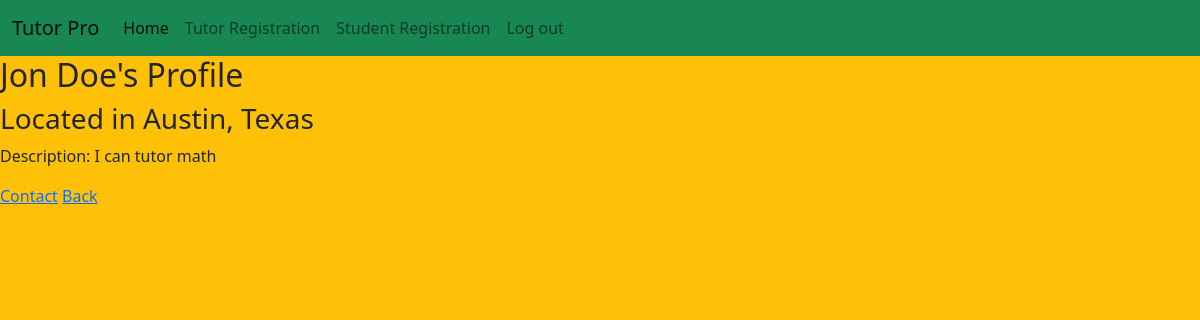
/index/profile_tutor/5, run on the app's committed database.
### main/models.py (models this page shows)
class Tutor_Profile(models.Model):
    first_name = models.CharField(max_length=255)
    last_name = models.CharField(max_length=255)
    email = models.EmailField(unique=True)
    street_addr = models.CharField(max_length=255)
    city = models.CharField(max_length=255)
    state = models.CharField(max_length=255)
    country = models.CharField(max_length=255)
    desc = models.TextField()
    user = models.ForeignKey(User,related_name="profile_Tutor", on_delete=models.CASCADE)
    created_at = models.DateTimeField(auto_now_add=True)
    updated_at = models.DateTimeField(auto_now_add=True)

### main/views.py (the view)
# urls.py: path('/profile_tutor/<int:tutor_id>', views.profile_tutor, name='profile_tutor'),
def profile_tutor(request, tutor_id):
    this_tutor = Tutor_Profile.objects.get(id=tutor_id)
    print('check', this_tutor)
    context = {
        'this_tutor': this_tutor,
    }
    return render(request,'profile_tutor.html', context)

### main/templates/profile_tutor.html (shortened to what this page needs)
<!DOCTYPE html>
<html lang="en">
<head>
    <link href="https://cdn.jsdelivr.net/npm/bootstrap@5.0.0-beta1/dist/css/bootstrap.min.css" rel="stylesheet">
</head>
<body class="bg-warning">
    <nav class="navbar navbar-expand-lg navbar-light bg-success">
        <div class="container-fluid">
            <a class="navbar-brand" href="/index">Tutor Pro</a>
            <div class="collapse navbar-collapse" id="navbarSupportedContent">
                <ul class="navbar-nav me-auto mb-2 mb-lg-0">
                    <li class="nav-item">
                        <a class="nav-link active" aria-current="page" href="/index">Home</a>
                    </li>
                    <li class="nav-item">
                        <a class="nav-link" href="/index/tutreg">Tutor Registration</a>
                    </li>
                    <li class="nav-item">
                        <a class="nav-link" href="/index/stureg">Student Registration</a>
                    </li>
                    <li class="nav-item">
                        <a class="nav-link" href="/login/log_out">Log out</a>
                    </li>
                </ul>
            </div>
        </div>
    </nav>
    <div>
        <h2>{{this_tutor.first_name}} {{this_tutor.last_name}}'s Profile</h2>
        <h3>Located in {{this_tutor.city}}, {{this_tutor.state}}</h3>
        <p>Description: {{this_tutor.desc}}</p>
        <p>
            <a href="mailto:{{this_tutor.email}}">Contact</a>
            <a href="/index">Back</a>
        </p>
    </div>
</body>
</html>

### data on the page
Tutor_Profile: first_name "Jon", last_name "Doe", city "Austin", state "Texas", desc "I can tutor math"
